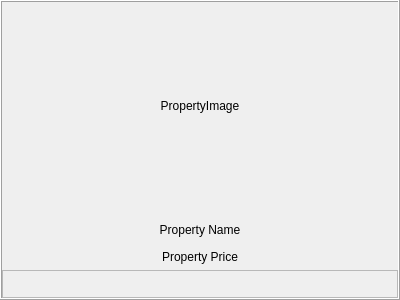
<?xml version="1.0" encoding="UTF-8"?>
<ui version="4.0">
 <class>PropertyCardWidget</class>
 <widget class="QWidget" name="PropertyCardWidget">
  <property name="geometry">
   <rect>
    <x>0</x>
    <y>0</y>
    <width>400</width>
    <height>300</height>
   </rect>
  </property>
  <property name="sizePolicy">
   <sizepolicy hsizetype="Fixed" vsizetype="Fixed">
    <horstretch>0</horstretch>
    <verstretch>0</verstretch>
   </sizepolicy>
  </property>
  <property name="windowTitle">
   <string>Form</string>
  </property>
  <layout class="QHBoxLayout" name="horizontalLayout">
   <property name="leftMargin">
    <number>0</number>
   </property>
   <property name="topMargin">
    <number>0</number>
   </property>
   <property name="rightMargin">
    <number>0</number>
   </property>
   <property name="bottomMargin">
    <number>0</number>
   </property>
   <item>
    <widget class="QFrame" name="CardMainFrame">
     <property name="frameShape">
      <enum>QFrame::Shape::Box</enum>
     </property>
     <property name="frameShadow">
      <enum>QFrame::Shadow::Raised</enum>
     </property>
     <layout class="QVBoxLayout" name="verticalLayout" stretch="15,2,0,2">
      <property name="spacing">
       <number>6</number>
      </property>
      <property name="leftMargin">
       <number>0</number>
      </property>
      <property name="topMargin">
       <number>0</number>
      </property>
      <property name="rightMargin">
       <number>0</number>
      </property>
      <property name="bottomMargin">
       <number>0</number>
      </property>
      <item>
       <widget class="ImageFittingLabel" name="lbl_image">
        <property name="text">
         <string>PropertyImage</string>
        </property>
        <property name="alignment">
         <set>Qt::AlignmentFlag::AlignCenter</set>
        </property>
       </widget>
      </item>
      <item>
       <widget class="QLabel" name="lbl_name">
        <property name="text">
         <string>Property Name</string>
        </property>
        <property name="alignment">
         <set>Qt::AlignmentFlag::AlignCenter</set>
        </property>
       </widget>
      </item>
      <item>
       <widget class="QLabel" name="lbl_price">
        <property name="text">
         <string>Property Price</string>
        </property>
        <property name="alignment">
         <set>Qt::AlignmentFlag::AlignCenter</set>
        </property>
       </widget>
      </item>
      <item>
       <widget class="QFrame" name="SelectionContainer">
        <property name="frameShape">
         <enum>QFrame::Shape::StyledPanel</enum>
        </property>
        <property name="frameShadow">
         <enum>QFrame::Shadow::Raised</enum>
        </property>
        <layout class="QHBoxLayout" name="horizontalLayout_2"/>
       </widget>
      </item>
     </layout>
    </widget>
   </item>
  </layout>
 </widget>
 <customwidgets>
  <customwidget>
   <class>ImageFittingLabel</class>
   <extends>QLabel</extends>
   <header>UI/lib/ImageFittingLabel</header>
  </customwidget>
 </customwidgets>
 <resources/>
 <connections/>
</ui>
